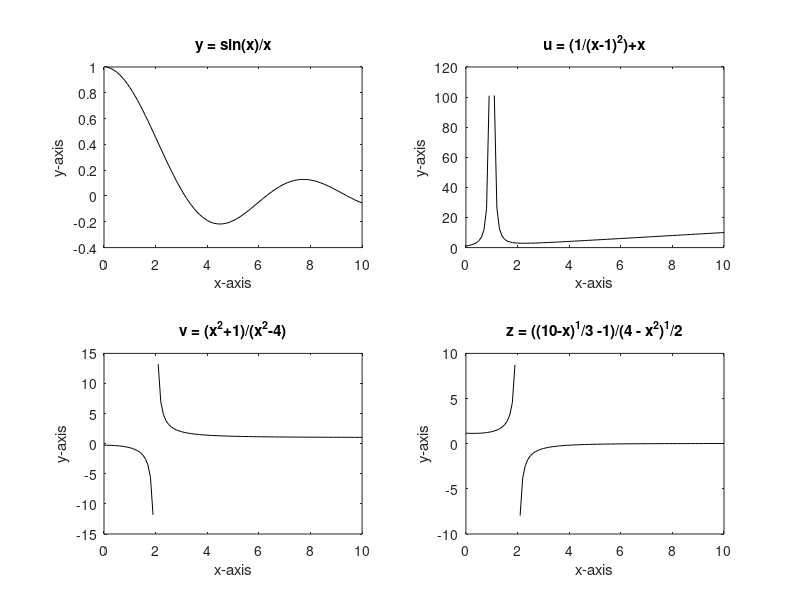

This chart was generated by the following MATLAB code:
% Draw the following: 
%  
% 1.	x(t) = 2 sin (2πt - π/2) for 0 ≤ t ≤ 4 
 
t=0:0.01:4;
x=2*sin(t.*(2*pi)-pi/2);
plot(t,x,'k')
title('x(t) = 2 sin (2\pit - \pi/2) for 0 \leq t \leq 4')
xlabel('t (ms)')
ylabel('x')

% 2.	Draw graphs of the functions y = cos(x) y = x  
% for 0 ≤ x ≤ 2 in the same window. Use the zoom facility to determine the point of intersection of the two curves (and, hence, the root of x = cos(x)) to two significant figures. 
x=0:0.01:2;
y=cos(x);
h=x;
plot(x,y,'b',x,h,'k')
xlabel('x-axis')
ylabel('y-axis')
title('Graph of y = cos(x) & y = x ')
legend('y=cos(x)','y=x')
zoom
grid

% 3.	Draw graphs of the functions for x =0:0.1:10 and label your graph properly. 
%  
% i.	y = sin(x)/x 
%  
% ii.	u = (1/(x-1)2)+x 
%  
% iii.	v = (x2+1)/(x2-4) 
%  
% iv.	z = ((10-x)1/3-1)/(4 - x2)1/2 
x=0:0.1:10;
y=sin(x)./x;
u=(1./((x-1).^2))+x;
v = ((x.^2)+1)./((x.^2)-4);
z = (((10-x).^1./3)-1)./((4 - x.^2).^1./2); 
subplot(2,2,1),plot(x,y,'k')
xlabel('x-axis')
ylabel('y-axis')
title('y = sin(x)/x')
subplot(2,2,2),plot(x,u,'k')
xlabel('x-axis')
ylabel('y-axis')
title('u = (1/(x-1)^2)+x')
subplot(2,2,3),plot(x,v,'k')
xlabel('x-axis')
ylabel('y-axis')
title('v = (x^2+1)/(x^2-4)')
subplot(2,2,4),plot(x,z,'k')
xlabel('x-axis')
ylabel('y-axis')
title('z = ((10-x)^1/3 -1)/(4 - x^2)^1/2')
 
